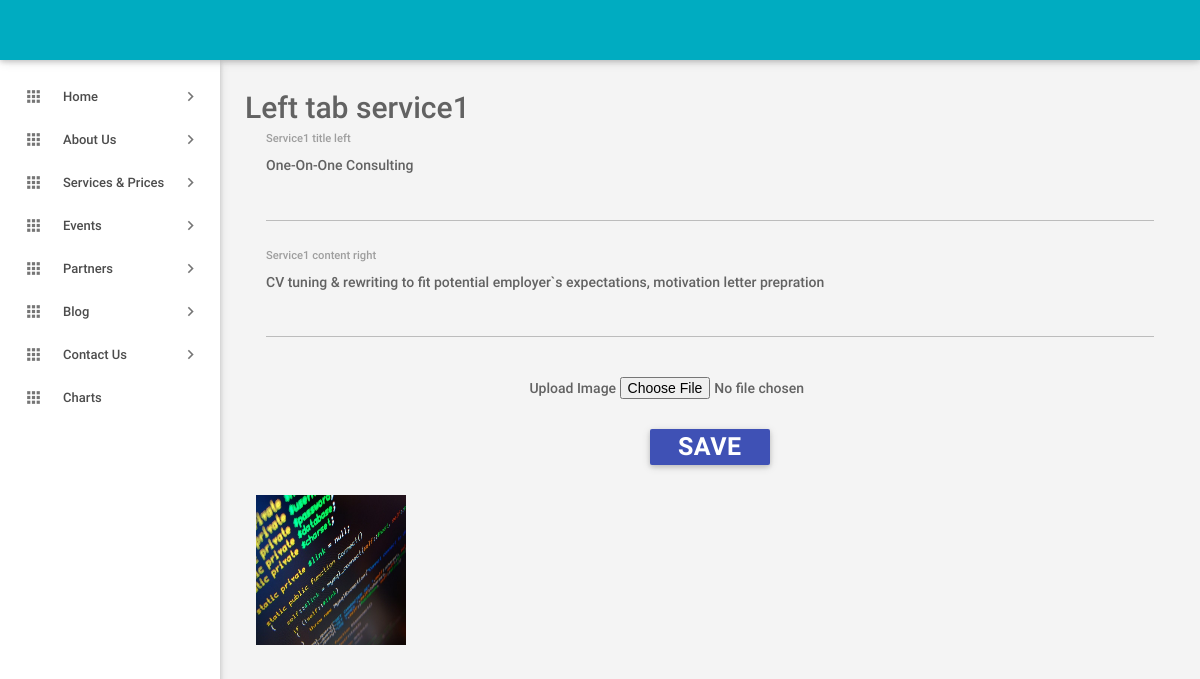
The app's page /RA-ADMIN/service_left1.php with its own data.
### tables this page shows
CREATE TABLE IF NOT EXISTS `service_left1` (
  `id` int(20) NOT NULL AUTO_INCREMENT,
  `service1_left_title` varchar(500) NOT NULL,
  `service1_image_url` varchar(500) NOT NULL,
  `service1_content` text NOT NULL,
  PRIMARY KEY (`id`)
);

### RA-ADMIN/service_left1.php (the view, shortened to what this page needs)
<?php
include_once('header.php');
include_once('sidebar.php');
$data="SELECT * FROM service_left1 ";
$val=mysql_query($data);
$r=mysql_fetch_array($val);
?>
    <main class="mn-inner">
        <span style="font-size: 30px;">Left tab service1</span>
        <form  action="service_left1.php" method="post" enctype="multipart/form-data" >
        <div class="row">
            <div class="col s12" align="center">
                <div class="input-field col s12">
                    <textarea id="st1" name="st1" class="materialize-textarea" ><?php echo $r['service1_left_title'];?></textarea>
                    <label for="content" >Service1 title left</label>
                </div>
                <div class="input-field col s12">
                    <textarea id="sc1" name="sc1" class="materialize-textarea" ><?php echo $r['service1_content'];?></textarea>
                    <label for="content" >Service1 content right</label>
                </div>
                <div class="input-field col s12">
                    <span>Upload Image</span>
                    <input name="image" id="name" type="file"><br>
                </div>
                <div class="col s12">
                    <button style="margin-top: 30px;" class="waves-effect waves-light btn indigo m-b-xs" name="save" type="submit"><b style="font-size:25px;">SAVE</b></button>
                </div>
            </div>
        </div>
            <div class="row">
                <?php
                $val1=mysql_query($data);
                while($r1 = mysql_fetch_array($val1)){
                    ?>
                    <div class="col s12 m6 l3">
                        <img  src="<?php echo $r['service1_image_url'];?>" height='150' width='150' alt="image">
                    </div>
                    <?php
                }
                ?>
            </div>
        </form>
    </main>
<?php
include_once('footer.php');
?>

### records on screen
service_left1: st1 "One-On-One Consulting", sc1 "CV tuning & rewriting to fit potential employer`s expectations, motivation letter prepration", service1_image_url (picture)
